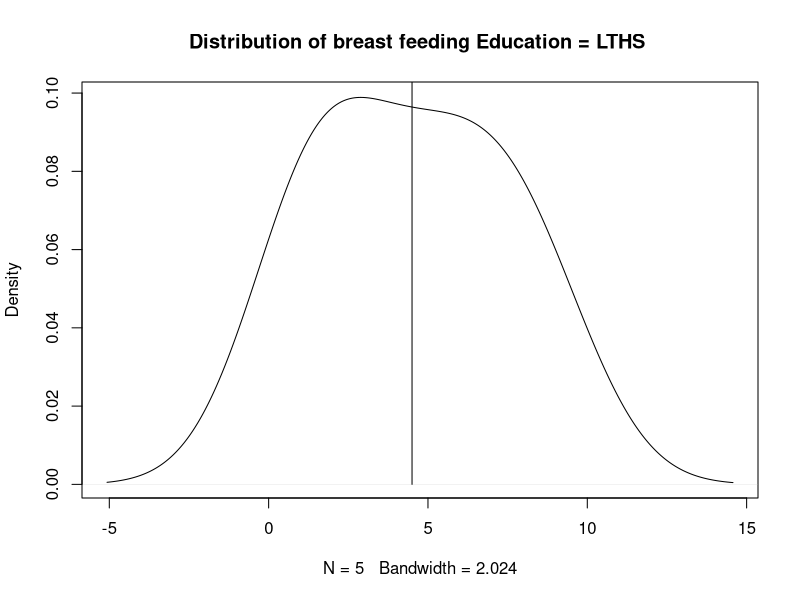
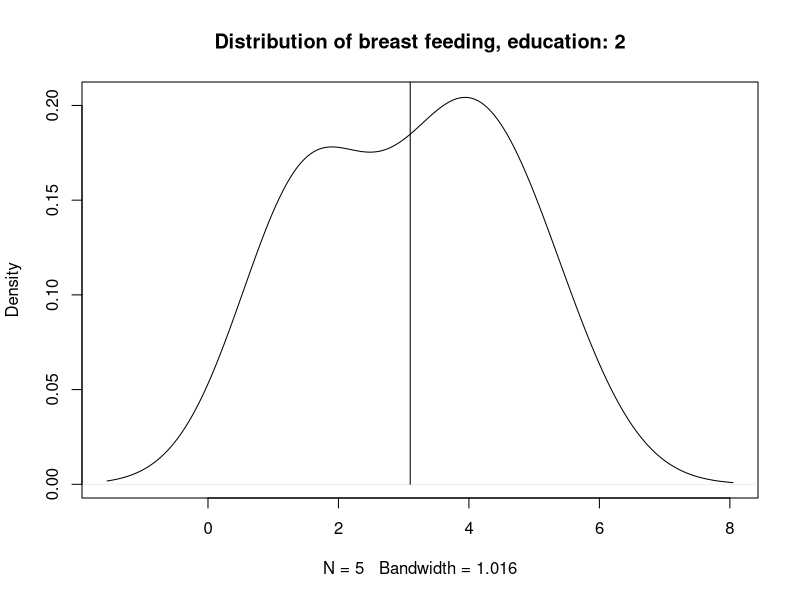
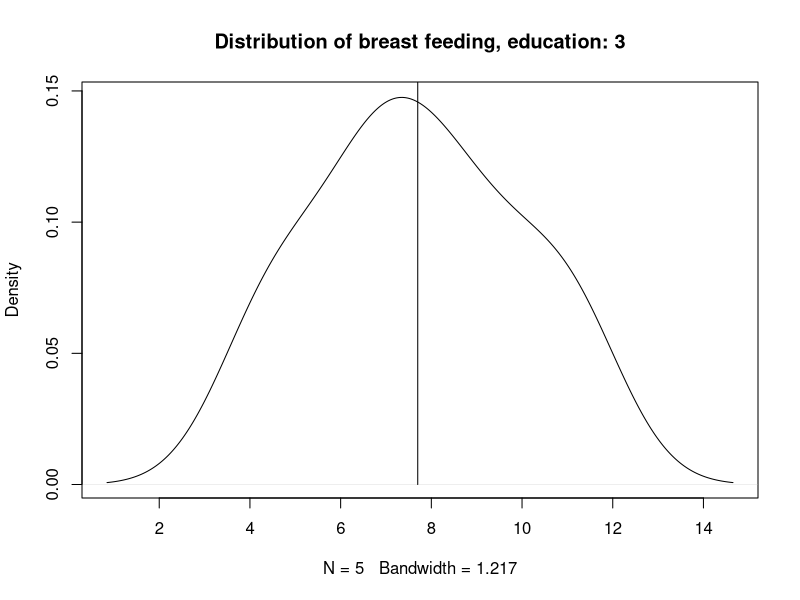
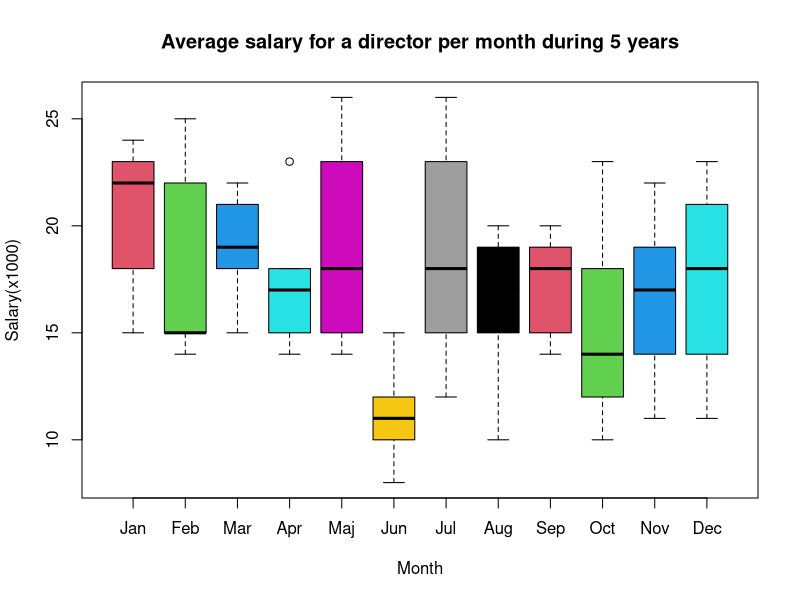
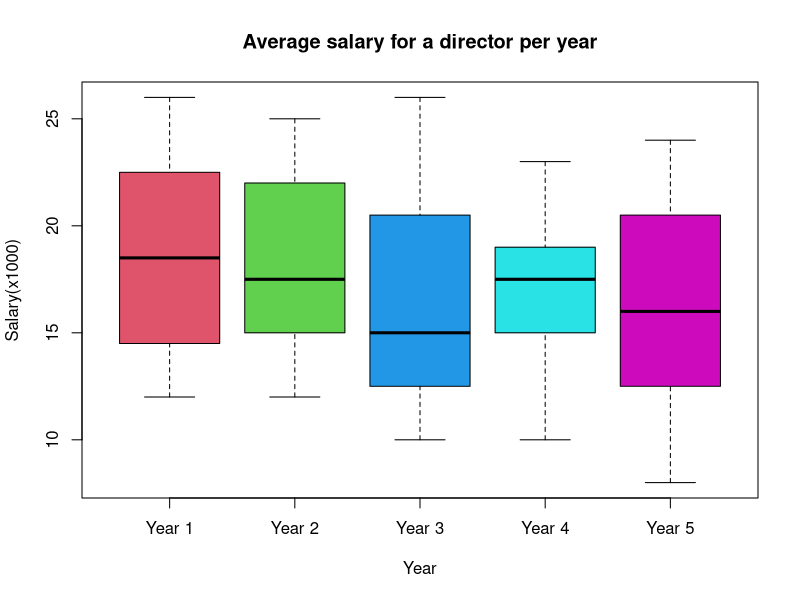
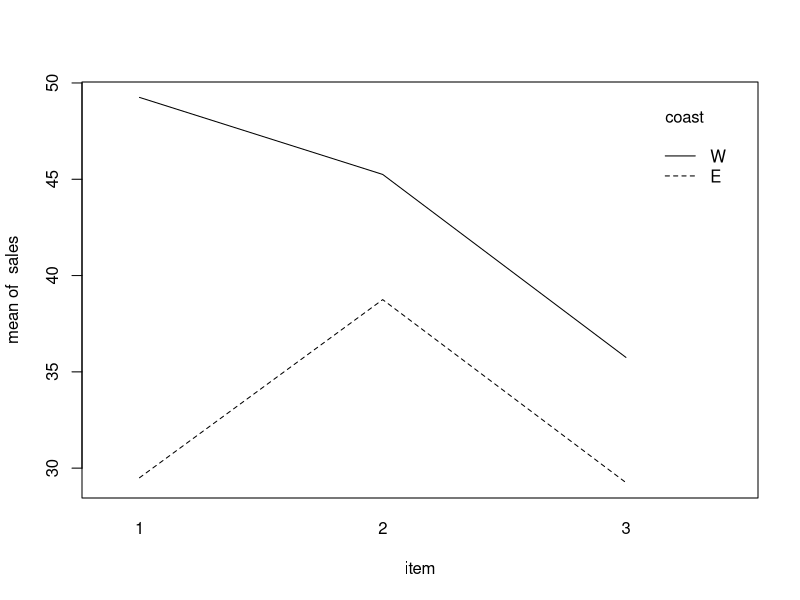

Source code (R) for these figures, in order:
# Homework 9

# Exercise 1-a
education <- c(rep(1, 5), 
               rep(2, 5), 
               rep(3, 5))
education <- factor(education, 1:3, labels=c("LTHS", "HG", "CG"))
feed_length <- c(1.0, 6.5, 4.5, 2.0, 8.5, 
                 1.5, 4.0, 3.5, 1.5, 5.0, 
                 11.0, 6.5, 4.5, 7.5, 9.0)
breast_feeding.df <- data.frame(education, feed_length)
breast_feeding.aov <- aov(feed_length ~ education, data=breast_feeding.df)
summary(breast_feeding.aov)
# We can discard the null hypothesis

# Exercise 1-b
data <- breast_feeding.df[breast_feeding.df$education == "LTHS",]
plot(density(data$feed_length), main="Distribution of breast feeding Education = LTHS ")
mean <- mean(data$feed_length)
lines(rep(mean, 2), 0:1)

data <- breast_feeding.df[breast_feeding.df$education == "HG",]
plot(density(data$feed_length), main="Distribution of breast feeding, education: 2")
mean <- mean(data$feed_length)
lines(rep(mean, 2), 0:1)

data <- breast_feeding.df[breast_feeding.df$education == "CG",]
plot(density(data$feed_length), main="Distribution of breast feeding, education: 3")
mean <- mean(data$feed_length)
lines(rep(mean, 2), 0:1)


# Exercise 2
make_data = function() {
  # year 1
  year <- c(rep(1, 12))
  month <- c(1:12)
  salary <- c(15,22,18,23,23,12,26,19,15,14,14,21)
  # year 2
  year <- c(year, rep(2, 12))
  month <- c(month, 1:12)
  salary <- c(salary, 18,25,22,15,15,15,12,17,14,18,22,23)
  # year 3
  year <- c(year, rep(3, 12))
  month <- c(month, 1:12)
  salary <- c(salary, 22,15,15,14,26,11,23,15,18,10,19,11)
  # year 4
  year <- c(year, rep(4, 12))
  month <- c(month, 1:12)
  salary <- c(salary, 23,15,19,17,18,10,15,20,19,12,17,18)
  # year 5
  year <- c(year, rep(5, 12))
  month <- c(month, 1:12)
  salary <- c(salary, 24,14,21,18,14,8,18,10,20,23,11,14)
  
  month <- factor(month, 1:12, labels=c("Jan", "Feb", "Mar", "Apr", "Maj", "Jun", "Jul", "Aug", "Sep", "Oct", "Nov", "Dec"))
  year <- factor(year, 1:5, labels=c("Year 1", "Year 2", "Year 3", "Year 4", "Year 5"))
  director_salary.df <<- data.frame(year, month, salary)
}
make_data()

# Exercise 2-a
director_salary.aov <- aov(salary ~ year+month, data=director_salary.df)
summary(director_salary.aov)
# P-value is not less than 0.05 for neither year or month or their combination --> We can not discard null hypothesis

# Exercise 2-b
boxplot(salary ~ month, data=director_salary.df, col=2:13,
        xlab="Month", ylab="Salary(x1000)", main="Average salary for a director per month during 5 years")
boxplot(salary ~ year, data=director_salary.df, col=2:6,
        xlab="Year", ylab="Salary(x1000)", main="Average salary for a director per year")

# Exercise 3
make_data = function() {
  restaurant <- c(
    rep("E1", 3),
    rep("E2", 3),
    rep("E3", 3),
    rep("E4", 3),
    rep("W1", 3),
    rep("W2", 3),
    rep("W3", 3),
    rep("W4", 3)
  )
  item <- c(rep(1:3, 8))
  item <- factor(item, 1:3)
  sales <- c(
    25 ,39, 36,
    36, 42, 24,
    31, 39, 28,
    26, 35, 29,
    51, 43, 42,
    47, 39, 36,
    47, 53, 32,
    52, 46, 33
  )
  food_sales <<- data.frame(restaurant, item, sales)
}
make_data()

# Exercise 3-a
food_sales.aov <- aov(sales ~ item, data=food_sales)
summary(food_sales.aov)
# We can not discard the null hypothesis

# Exercise 3-b
food_sales$coast <- c(
  rep("E", 12),
  rep("W", 12)
)
food_sales.aov <- aov(sales ~ coast, data=food_sales)
summary(food_sales.aov)
# We can discard the null hypothesis --> the mean sales volume of the coastal regions differ

# Exercise 3-c
food_sales.aov <- aov(sales ~ item*coast, data=food_sales)
summary(food_sales.aov)
with(food_sales, interaction.plot(x.factor=item, trace.factor=coast, response=sales))
# It is possible that there is interaction between them

# Exercise 4-a
Baumann.df <- carData::Baumann

# Exercise 4-b and 4-c
Y <- with(Baumann.df, cbind(pretest.1, pretest.2, post.test.1, post.test.2, post.test.3))
Baumann.manova <- manova(Y ~ group, data=Baumann.df)
summary(Baumann.manova)
summary.aov(Baumann.manova)

# All pretests was not significant different --> 
# The performance of the groups before teaching were rather similar
#
# All posttests was significant different --> 
# The perfornamce of the groups after teaching were rather dissimilar -->
# We can assume the different teaching methods lead to a difference -->
# This does not tell how the different groups performed relative each other though

tapply(Baumann.df$post.test.1, Baumann.df$group, mean)
tapply(Baumann.df$post.test.2, Baumann.df$group, mean)
tapply(Baumann.df$post.test.3, Baumann.df$group, mean)

# These values tell us how the different groups performed relative eachother

